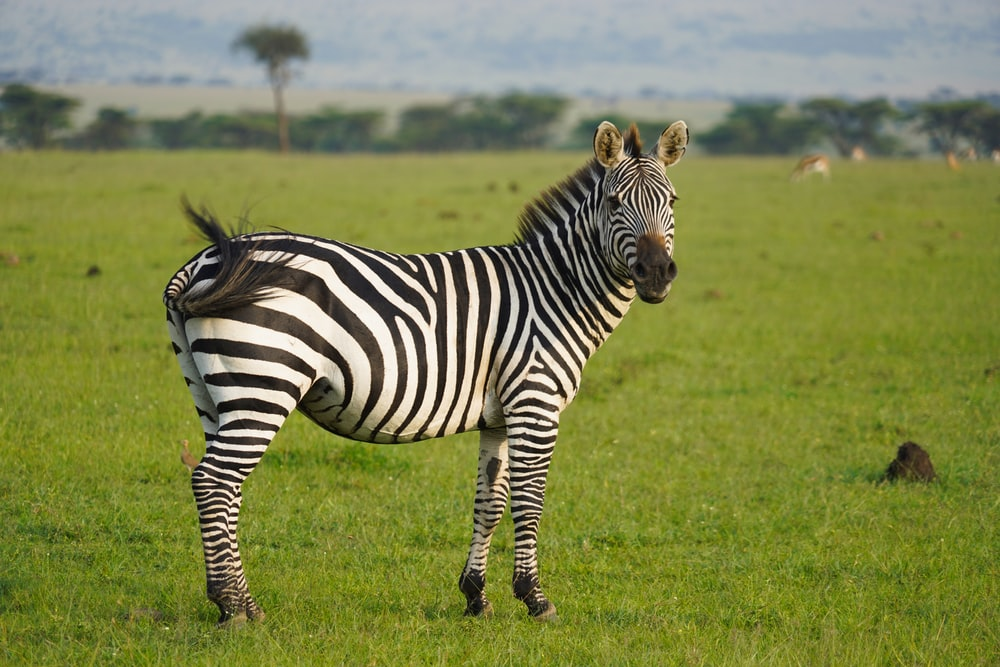
#> input picture photos/cat.jpg, 1000 x 667 px, found by its file name
$ python 07_contourDetection.py
#> lines starting #> are read from the running program, lines starting #| are printed output that depends on the picture; after the words box and inside, x2 and y2 are one past the last pixel; in counts of white or black regions, pixels touching at a corner belong together
import cv2 as cv
import numpy as np

img=cv.imread('openCV/photos/cat.jpg')
#> img is the input picture: shape (667, 1000, 3); mean B, G, R 76.5, 132.7, 126.3

grey=cv.cvtColor(img, cv.COLOR_BGR2GRAY)
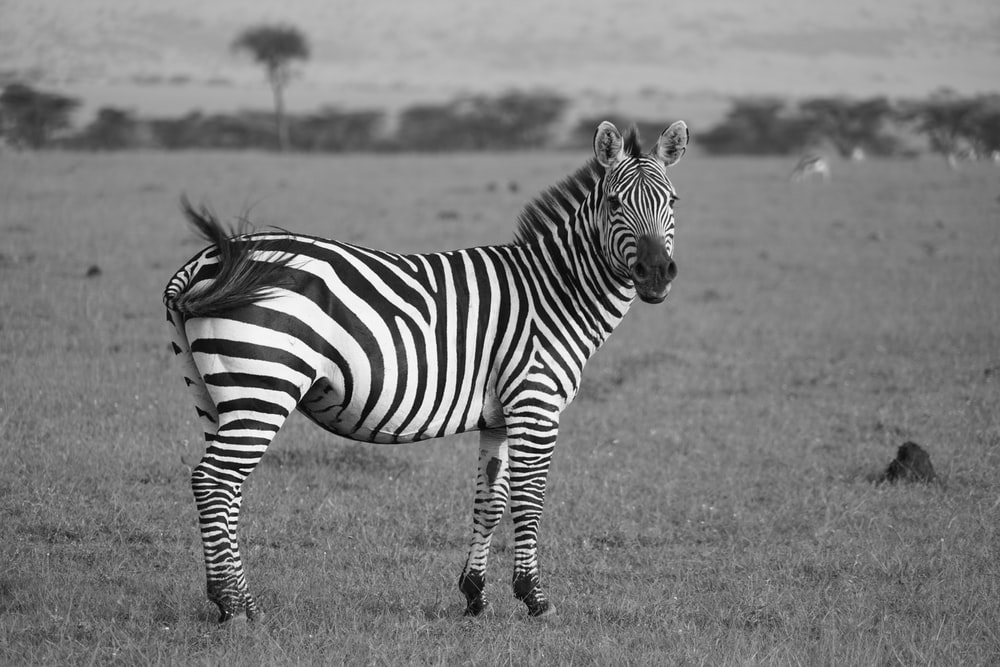
#> grey: shape (667, 1000); min 0, max 254, mean 124.4
blur=cv.GaussianBlur(grey,(3,3), cv.BORDER_DEFAULT)
ret, thresh=cv.threshold(blur, 125, 255, cv.THRESH_BINARY)
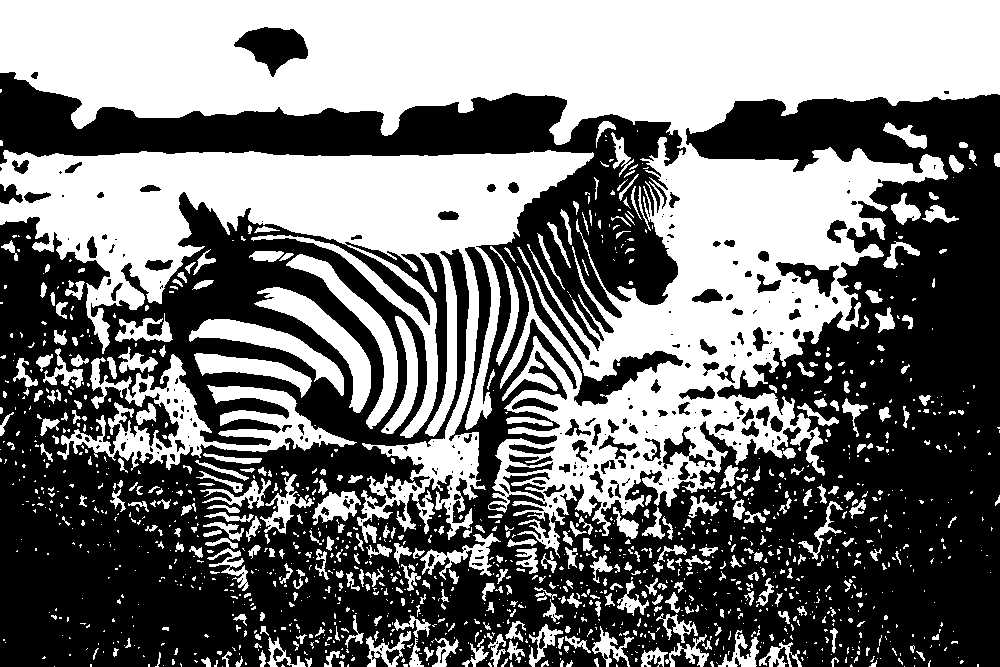
#> thresh: shape (667, 1000); 46% white; 1374 white regions (983 under 20 px), largest, box (x1, y1, x2, y2) and area: (0, 0, 1000, 558) 176305, (0, 150, 594, 543) 64751, (57, 354, 357, 471) 9696

canny=cv.Canny(thresh, 155, 175)
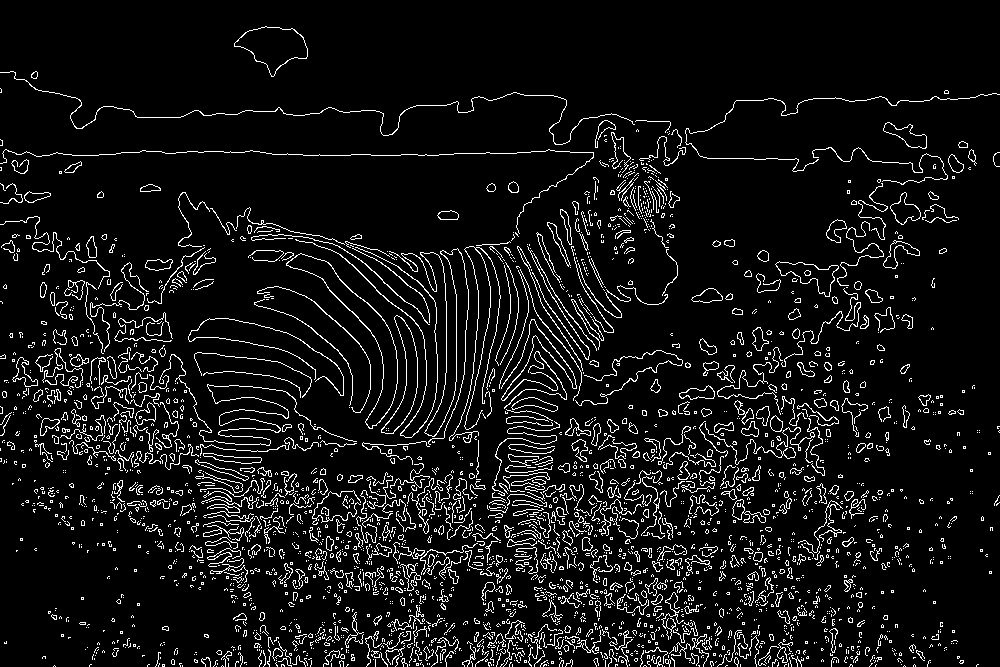
#> canny: shape (667, 1000); 7.5% white in thin lines or dots

contours,hierarchies=cv.findContours(canny, cv.RETR_LIST, cv.CHAIN_APPROX_NONE)
#> contours = 3421 contours, 3078 with area under 20; largest, box (x1, y1, x2, y2) and area: (286, 253, 398, 429) 3344, (286, 253, 398, 429) 3234, (234, 26, 308, 77) 2034, (234, 26, 308, 77) 2006, (381, 315, 418, 434) 1390

blank=np.zeros((img.shape[0],img.shape[1],3), dtype='uint8')

cv.drawContours(blank, contours, -1, (0,0,255), 1)
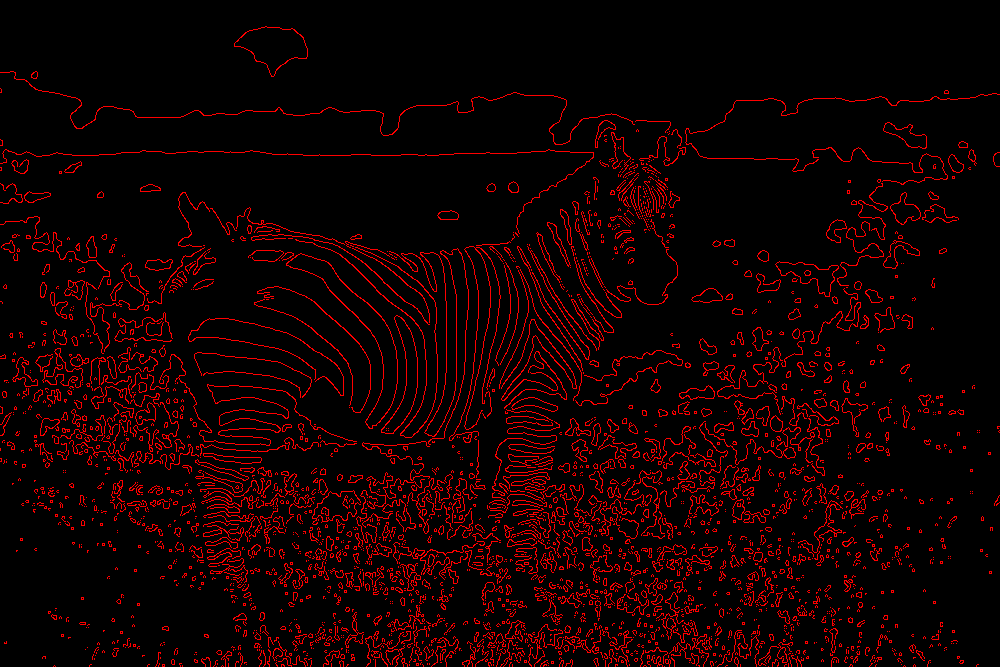
#> blank: shape (667, 1000, 3); mean of channels 0, 1, 2 0, 0, 19.2; drawn as B, G, R

cv.imshow('countoured image', blank)

cv.waitKey(0)
